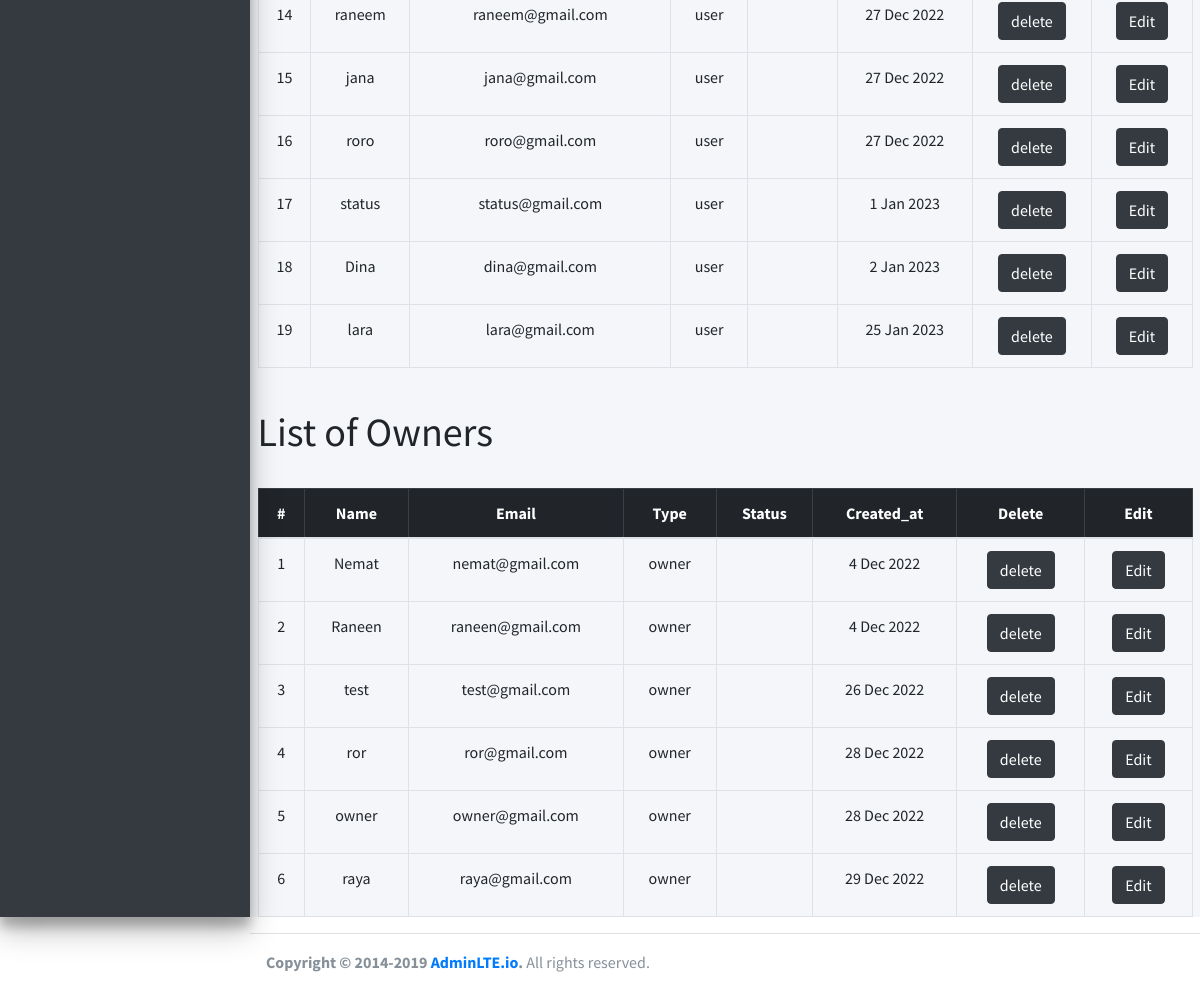
/admin/showusers.php (lower part), run on an earlier commit of the app's database.
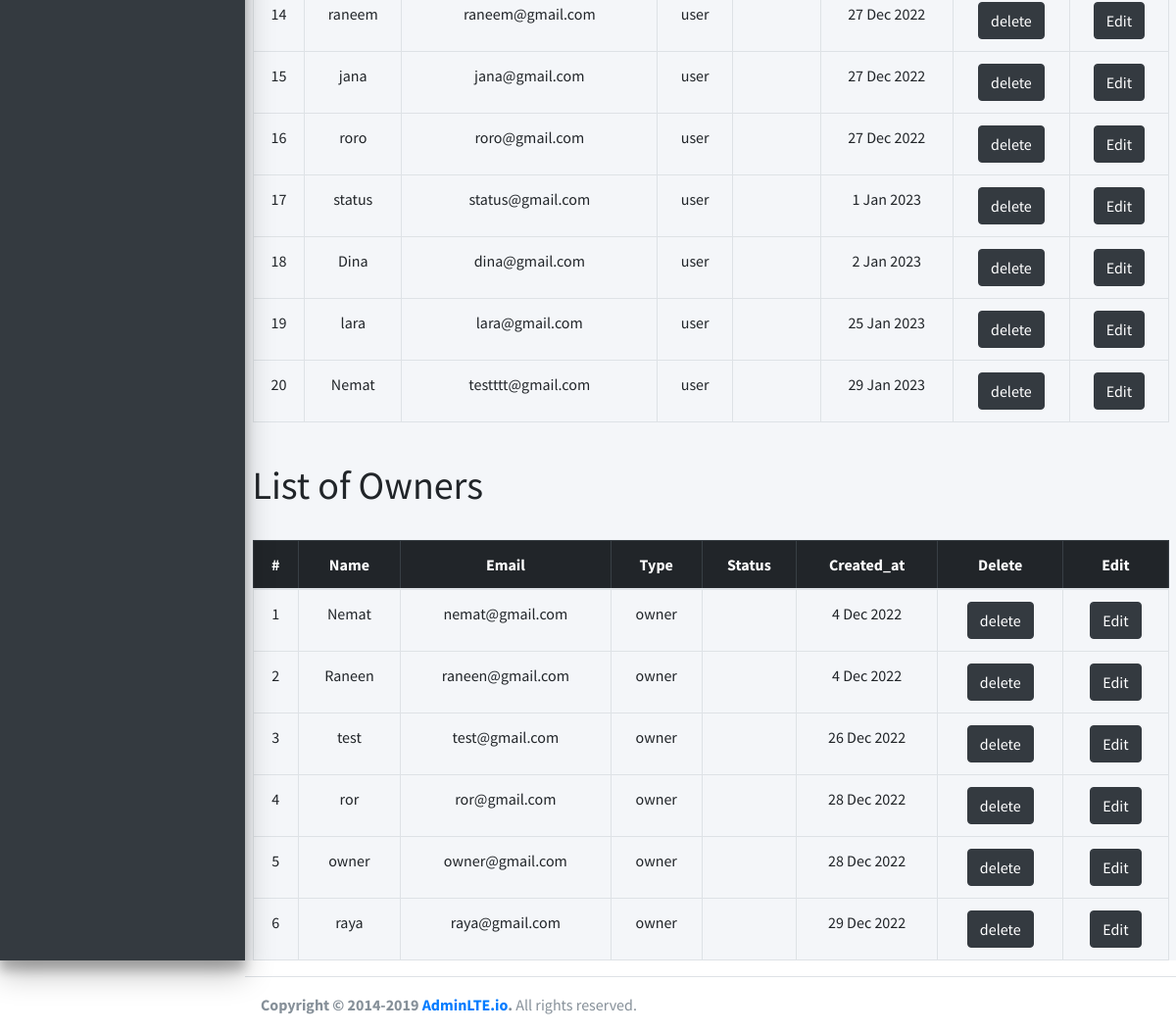
And on a later commit of the database.
### tables this page shows
CREATE TABLE `users` (
  `id` int NOT NULL,
  `name` varchar(200) NOT NULL,
  `password` varchar(200) NOT NULL,
  `email` varchar(200) NOT NULL,
  `type` enum('user','owner') NOT NULL DEFAULT 'user',
  `status` tinyint(1) NOT NULL DEFAULT '1',
  `created_at` datetime NOT NULL DEFAULT CURRENT_TIMESTAMP
);

### admin/handlers/get-user.php (called while the page is built)
<?php
$sql="SELECT id,name,email,password, type, status, created_at FROM users where type='user'";
$sqlResult=mysqli_query($conn,$sql);
$userData=mysqli_fetch_all($sqlResult);
?>

### admin/showusers.php (the view, shortened to what this page needs)
<?php session_start();
require("handlers/db.php");
require("handlers/get-user.php");
$sql="SELECT * FROM users";
$query=mysqli_query($conn,$sql);
if(mysqli_num_rows($query)>0){
$users=mysqli_fetch_all($query,MYSQLI_ASSOC);
}
require("inc/header.php");
?>
<main role="main" class="flex-shrink-0 ">
        <div class="container">
        <br>
                <br>
            <table class="table table-bordered text-center justify-content-start">
                <tbody>
<?php
if(isset($users)){
foreach($userData as $index=>$users){?>
    <tr>
    <td><?=$index+1;?></td>
    <td><?=$users[1];?></td>
    <td><?=$users[2];?></td>
    <td><?=$users[4];?></td>
<td><?php
    ?></td>
    <td><?=date('j M Y',strtotime($users[6]));?></td>
    <td><a href="handlers/deleteuser.php?userId=<?= $users[0];?>"class="btn btn-dark">delete</a></td>
    <td><a href="edit-user.php?userId=<?= $users[0];?>"class="btn btn-dark">Edit</a></td>
    </tr>
<?php }
}
else{?>
  <tr>
    <td colspan="6" class="text-center">No User Added</td>
  </tr>
  <?php
} ?>
                </tbody>
            </table>
        </div>
        <div class="container">
        <br>
        <?php
        $sql="SELECT id,name,email,password, type, status, created_at FROM users where type='owner'";
        $sqlResult=mysqli_query($conn,$sql);
        $adminData=mysqli_fetch_all($sqlResult);
        ?>
            <h1>List of Owners</h1>
                <br>
            <table class="table table-bordered text-center justify-content-start">
                <thead  class="table-dark">
                    <tr>
                    <th scope="col">#</th>
                    <th scope="col">Name</th>
                    <th scope="col">Email</th>
                    <th scope="col">Type</th>
                    <th scope="col">Status</th>
                    <th scope="col">Created_at</th>
                    <th scope="col">Delete</th>
                    <th scope="col">Edit</th>
                    </tr>
                </thead>
                <tbody>
<?php
if(isset($users)){
foreach($adminData as $index=>$users){?>
    <tr>
    <td><?=$index+1;?></td>
    <td><?=$users[1];?></td>
    <td><?=$users[2];?></td>
    <td><?=$users[4];?></td>
<td><?php
    ?></td>
    <td><?=date('j M Y',strtotime($users[6]));?></td>
    <td><a href="handlers/deleteuser.php?userId=<?= $users[0];?>"class="btn btn-dark">delete</a></td>
    <td><a href="edit-user.php?userId=<?= $users[0];?>"class="btn btn-dark">Edit</a></td>
    </tr>
<?php }
}
else{?>
  <tr>
    <td colspan="6" class="text-center">No User Added</td>
  </tr>
  <?php
} ?>
                </tbody>
            </table>
        </div>
    </main>
    <?php
require("inc/footer.php");
?>

### admin/inc/header.php (shortened to what this page needs)
<!DOCTYPE html>
<html lang="en">
<head>
  <link rel="stylesheet" href="assets/css/fontawesome.all.css">
  <link rel="stylesheet" href="assets/css/adminlte.css">
</head>
<body class="hold-transition sidebar-mini">
<div class="wrapper">
  <aside class="main-sidebar sidebar-dark-primary elevation-4">
  </aside>
  <div class="content-wrapper">

### admin/inc/footer.php (shortened to what this page needs)
</div>
      </div>
  <footer class="main-footer">
    <strong>Copyright &copy; 2014-2019 <a href="https://adminlte.io">AdminLTE.io</a>.</strong> All rights reserved.
  </footer>
</body>
</html>

What changed in the data, as far as the page shows it:
added users: name "Nemat", email "testttt@gmail.com", type "user", created_at "29 Jan 2023"
